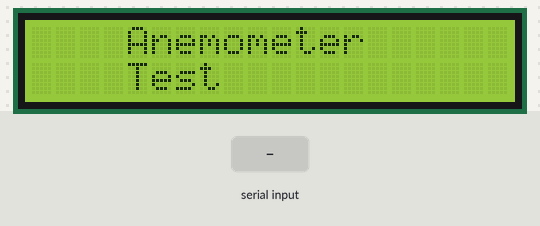
This sketch was run on a simulated Arduino Uno, built with avr-gcc and run on an emulated ATmega328P. Parts: 20×2 character LCD. The test bench sets the inputs (shaded band). What the sketch prints to the serial monitor is not drawn.

Above: at 0.1 s.
2.3 s: "90,45\n" received over the second serial link
At 3.5 s:
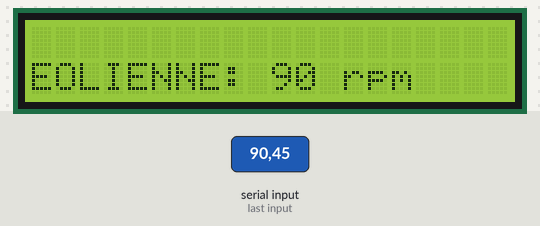
3.8 s: "5\n" received over the second serial link
At 4.7 s:
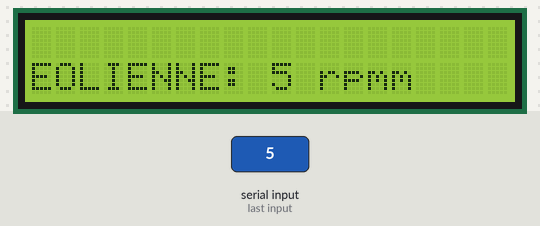
5.3 s: "90\n" received over the second serial link
At 5.9 s:
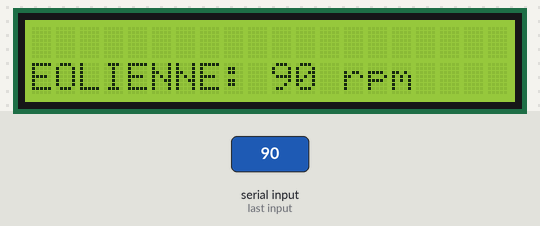
Timing chart, 0 to 8.3 s (numbered marks = the images above; inputs shaded):
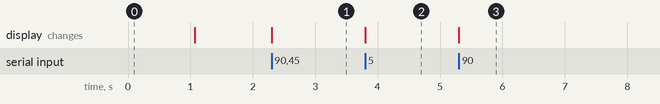

Measured:
- after the input at 2.3 s, the display: changes at once (image 1)
- after the input at 3.8 s, the display: changes at once (image 2)
- after the input at 5.3 s, the display: changes at once (image 3)

The sketch:

Anemometre_Arduino_Radio-HC-12_Receiver_2hall_LCD.ino
```cpp
/*    Arduino Anemometer Radio Receiver using HC-12, 2 Hall caption and LCD Module   */

/*  The circuit:
 * LCD RS pin to digital pin 12
 * LCD Enable pin to digital pin 11
 * LCD D4 pin to digital pin 5
 * LCD D5 pin to digital pin 4
 * LCD D6 pin to digital pin 3
 * LCD D7 pin to digital pin 2
 * LCD R/W pin to ground
 * LCD VSS pin to ground
 * LCD VCC pin to 5V
 * 10K resistor:
 * ends to +5V and ground
 * wiper to LCD VO pin (pin 3)*/

#include <LiquidCrystal.h>
#include <SoftwareSerial.h>

const int rs = 12, en = 11, d4 = 5, d5 = 4, d6 = 3, d7 = 2;
LiquidCrystal lcd(rs, en, d4, d5, d6, d7);

SoftwareSerial HC12(8, 9); // HC-12 TX Pin, HC-12 RX Pin

char acquis_data;
String chaine;
//https://plaisirarduino.fr/moniteur-serie/

int vent;
int eolienne;
//https://forum.arduino.cc/index.php?topic=553743.0

/*********/
/* SETUP */
/*********/
void setup() {
  Serial.begin(115200);             // Serial port to computer
  HC12.begin(9600);               // Serial port to HC12

  lcd.begin(20, 2);
  lcd.setCursor(0, 0);
  // Print a message to the LCD.
  lcd.print("    Anemometer");
  lcd.setCursor(0, 1);
  lcd.print("    Test");
  delay(1000);
  lcd.clear();
}

/*************/
/* PROGRAMME */
/*************/
void loop() {
// surtout pas de delay dans cette boucle, sinon les data reçues sont erronnées.
  while (HC12.available()) {      // If HC-12 has data
    acquis_data = HC12.read();
    chaine = chaine + acquis_data;
      Serial.println (chaine);           // debug
/* message reçu de la forme
114 VENT
937 EOLIENNE
pour chaque ligne on fait :*/
 //   if (acquis_data == 10) {  //détection de fin de ligne : en ascii
    if (chaine.endsWith("\n")) {  //détection de fin de ligne : méthodes String
//      Serial.println ("fin de ligne");   // debug


        if (chaine.endsWith("V\n")) {  //détection de fin de ligne méthodes String
//          Serial.println ( "vent détecté");    // debug
          char resultat[chaine.length()+1];   // déclare une char "resultat" avec la longueur+1 de la String
          chaine.toCharArray(resultat, chaine.length()+1);  // convertis la String en chaine
          sscanf(resultat, "%d VENT", &vent); // parse le texte de la char, %d pour le texte avant le mot VENT, mis dans la variable vent
 //         Serial.print("VENT:");
  //        Serial.println(vent);

          lcd.setCursor(0, 0);
          lcd.print("VENT: ");
          lcd.print(vent);
          lcd.print(" Km/h");
         }
         else {
//          Serial.println ("vent non détecté ");    // debug
          char resultat[chaine.length()+1];
          chaine.toCharArray(resultat, chaine.length()+1);
          sscanf(resultat, "%d EOLIENNE", &eolienne);
  //        Serial.print("EOLIENNE:");
  //        Serial.println(eolienne);

          lcd.setCursor(0, 1);
          lcd.print("EOLIENNE: ");
          lcd.print(eolienne);
          lcd.print(" rpm");
          }

          chaine = "";  // vide la String
    }
  }


}
```
